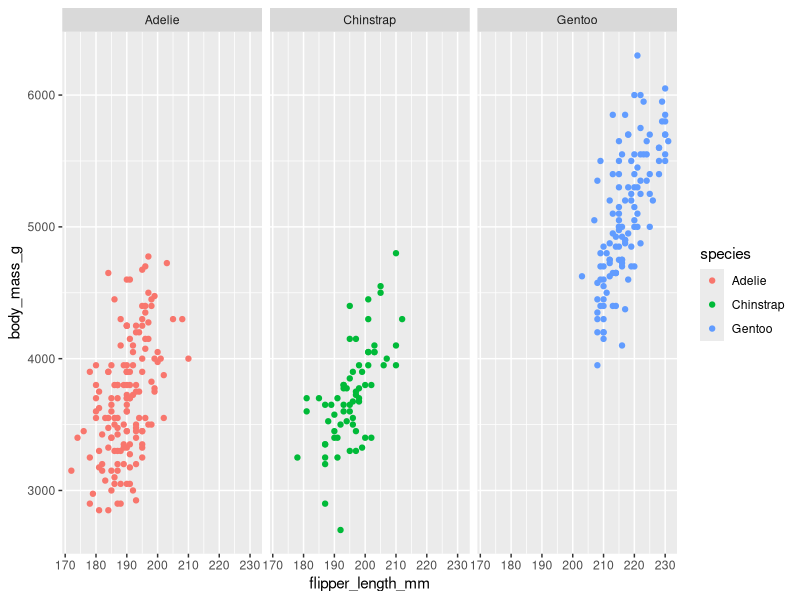
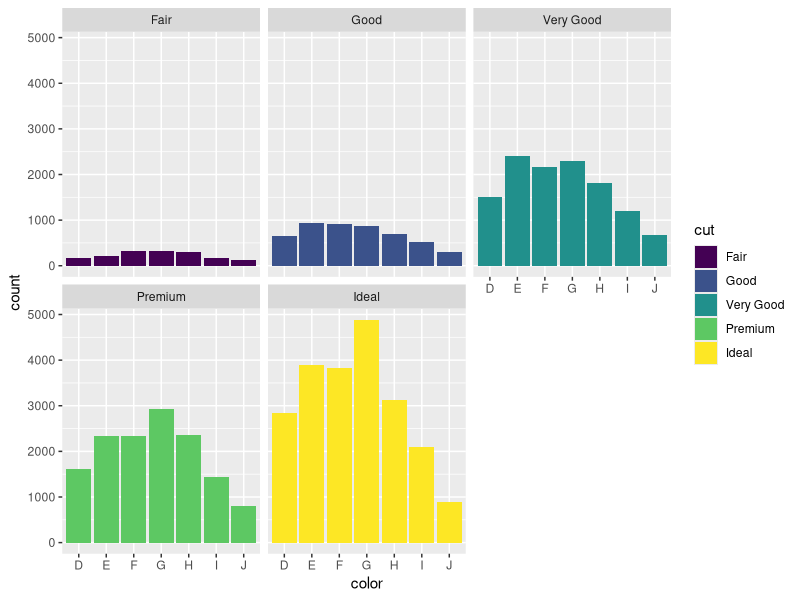
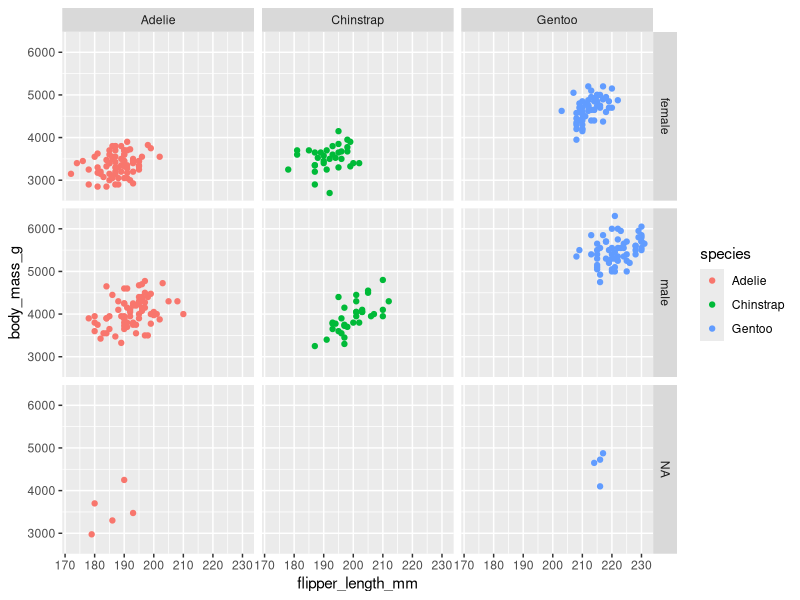
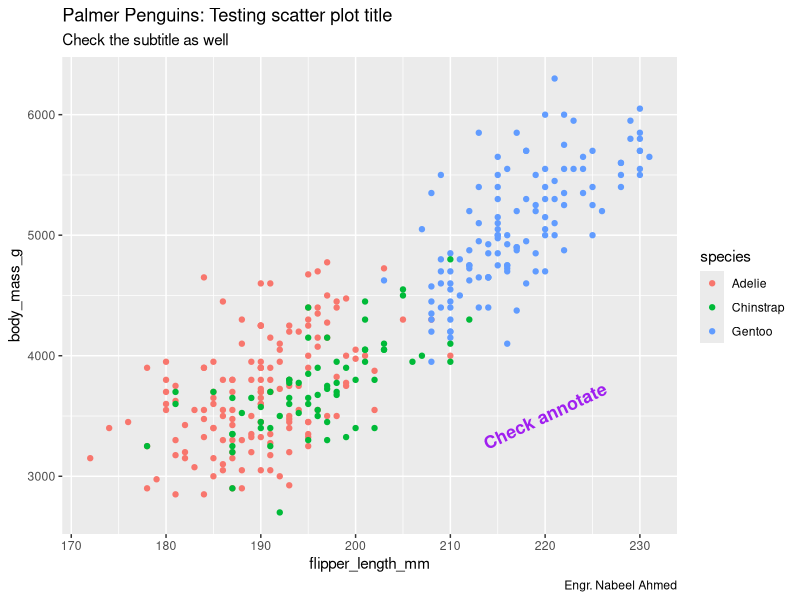

The R script that drew these images, in order:
#facets

library(ggplot2)
library(palmerpenguins)

#facets for each species makes a different plot
ggplot(data = penguins, aes(x=flipper_length_mm, y=body_mass_g))+
  geom_point(aes(color=species))+
  facet_wrap(~species)

#facets for each diamond cut makes a different plot

ggplot(data = diamonds)+
  geom_bar(mapping=aes(x=color, fill=cut))+
  facet_wrap(~cut)


#facet_grid

ggplot(data = penguins)+
  geom_point(mapping=aes(x=flipper_length_mm, y=body_mass_g, color=species))+
  facet_grid(sex~species)

#annotations

ggplot(data = penguins)+
  geom_point(mapping=aes(x=flipper_length_mm, y=body_mass_g, color=species))+
  labs(title = "Palmer Penguins: Testing scatter plot title", subtitle = "Check the subtitle as well", caption = "Engr. Nabeel Ahmed")+
  annotate("text", x = 220, y=3500, label="Check annotate", color="purple", fontface="bold", size=4.5, angle=25)
